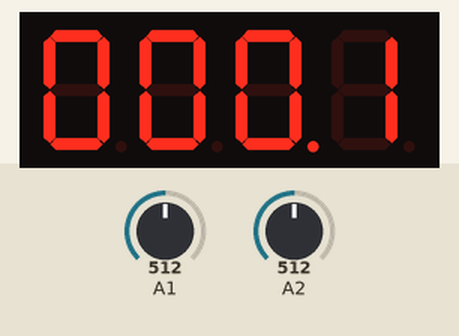
This sketch was run on a simulated Arduino Uno, built with avr-gcc and run on an emulated ATmega328P. Shown: 4-digit seven-segment display. Wiring (inferred from the names in the program): 4-digit 7-segment display, segments lit when HIGH: segments pin 3, pin 7, pin 10, pin 12, pin 13, pin 4, pin 9, pin 11; digit selects pin 2, pin 5, pin 6, pin 8. The test bench sets the inputs (shaded band); at power-on: A1 = 512, A2 = 512. The segment pins are drawn as the display they are named for.

Above: at 0.17 s.
At 4.78 s:
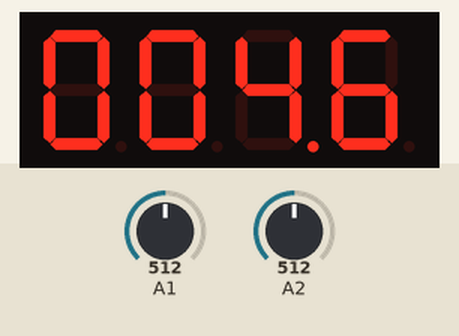
At 10.22 s:
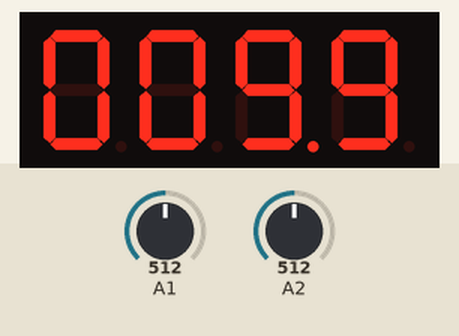
At 19.86 s:
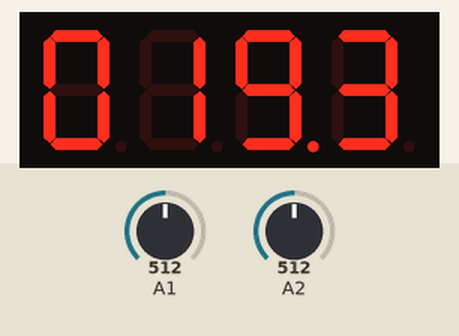
At 29.4 s:
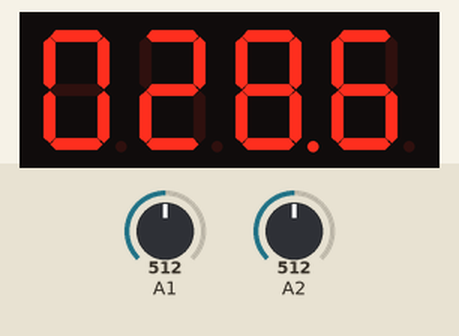
At 39.66 s:
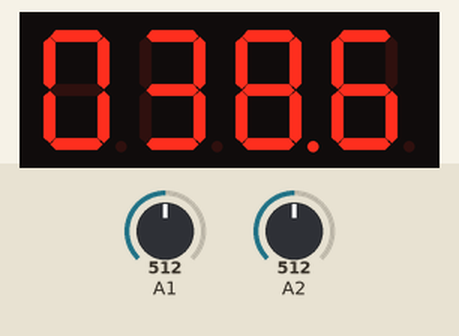

The sketch:

Time_Mode.ino
```cpp
unsigned long times;
long timing = 0;

int pinA = 3;
int pinB = 7;
int pinC = 10;
int pinD = 12;
int pinE = 13;
int pinF = 4;
int pinG = 9;
int pinDP = 11;

int D1 = 2;
int D2 = 5;
int D3 = 6;
int D4 = 8;

int amounttoadd = 1;

int delaytime = 5;

int buttonState = 0;
int buttonPressed = 0;

int buttonState2 = 0;
int buttonPressed2 = 0;

int i = 0;
int j = 0;
int k = 0;
int l = 0;
void setup() {
  Serial.begin(9600);
  pinMode(pinA, OUTPUT);
  pinMode(pinB, OUTPUT);
  pinMode(pinC, OUTPUT);
  pinMode(pinD, OUTPUT);
  pinMode(pinE, OUTPUT);
  pinMode(pinF, OUTPUT);
  pinMode(pinG, OUTPUT);
  pinMode(D1, OUTPUT);
  pinMode(D2, OUTPUT);
  pinMode(D3, OUTPUT);
  pinMode(D4, OUTPUT);
  pinMode(pinDP, OUTPUT);

}
void loop() {
        buttonPressed = analogRead(A1);
        buttonPressed2 = analogRead(A2);
        //Serial.println(buttonPressed);
        //Serial.println(buttonPressed2);
        times = millis();
        times = times;
        digitalWrite(D1, LOW);
        digitalWrite(D2, HIGH);
        digitalWrite(D3, HIGH);
        digitalWrite(D4, HIGH);
        digitalWrite(pinDP, LOW);
        picking(i);
        delay(delaytime);
        digitalWrite(D1, HIGH);
        digitalWrite(D2, LOW);
        digitalWrite(D3, HIGH);
        digitalWrite(D4, HIGH);
        digitalWrite(pinDP, LOW);
        picking(j);
        delay(delaytime);
        digitalWrite(D1, HIGH);
        digitalWrite(D2, HIGH);
        digitalWrite(D3, LOW);
        digitalWrite(D4, HIGH);
        digitalWrite(pinDP, HIGH);
        picking(k);
        delay(delaytime);
        digitalWrite(D1, HIGH);
        digitalWrite(D2, HIGH);
        digitalWrite(D3, HIGH);
        digitalWrite(D4, LOW);
        digitalWrite(pinDP, LOW);
        picking(l);
        delay(delaytime);

      if(times > timing){
        timing = times + 100;
        l += amounttoadd;
      }
        if(l > 9){
          l = 0;
          k +=  1;
        }
        if(k > 9){
          k = 0;
          j +=  1;
        }
        if(j > 9){
          j = 0;
          i +=  1;
        }
        if(i > 9){
          i = 0;
        }

        if(buttonPressed == 0){
          buttonState = 1;
        }
        if(buttonState == 1){
          if(buttonPressed > 10){
            i = 0;
            j = 0;
            k = 0;
            l = 0;
            buttonState = 0;
          }
        }

        if(buttonPressed2 == 0){
          buttonState2 = 1;
        }
        if(buttonState2 == 1){
          if(buttonPressed2 > 100){
            if(amounttoadd == 1){
            amounttoadd = 0;
            Serial.println("set too 0");
            Serial.println(amounttoadd);
            }
            else if(amounttoadd == 0){
            amounttoadd = 1;
            Serial.println(amounttoadd);
            Serial.println("set too 1");
            }
            buttonState2 = 0;
          }
        }
     }
void picking(int i) {
  if(i == 0){
      clearthem();
      zero();
    }
  if(i == 1){
      clearthem();
      one();
    }
  if(i == 2){
      clearthem();
      two();
    }
  if(i == 3){
      clearthem();
      three();
    }
  if(i == 4){
      clearthem();
      four();
    }
  if(i == 5){
      clearthem();
      five();
    }
  if(i == 6){
      clearthem();
      six();
    }
  if(i == 7){
      clearthem();
      seven();
    }
   if(i == 8){
      clearthem();
      eight();
    }
   if(i == 9){
      clearthem();
      nine();
    }
  }
void clearthem() {
  digitalWrite(pinA, LOW);
  digitalWrite(pinF, LOW);
  digitalWrite(pinB, LOW);
  digitalWrite(pinE, LOW);
  digitalWrite(pinD, LOW);
  digitalWrite(pinC, LOW);
  digitalWrite(pinG, LOW);
}

void zero() {
  digitalWrite(pinA, HIGH);
  digitalWrite(pinF, HIGH);
  digitalWrite(pinB, HIGH);
  digitalWrite(pinE, HIGH);
  digitalWrite(pinD, HIGH);
  digitalWrite(pinC, HIGH);
  }
void one() {
  digitalWrite(pinB, HIGH);
  digitalWrite(pinC, HIGH);
  }
void two() {
    digitalWrite(pinA, HIGH);
    digitalWrite(pinB, HIGH);
    digitalWrite(pinG, HIGH);
    digitalWrite(pinE, HIGH);
    digitalWrite(pinD, HIGH);
  }
void three() {
  digitalWrite(pinA, HIGH);
  digitalWrite(pinB, HIGH);
  digitalWrite(pinG, HIGH);
  digitalWrite(pinC, HIGH);
  digitalWrite(pinD, HIGH);
  }
void four() {
  digitalWrite(pinF, HIGH);
  digitalWrite(pinG, HIGH);
  digitalWrite(pinB, HIGH);
  digitalWrite(pinC, HIGH);
  }
void five() {
  digitalWrite(pinA, HIGH);
  digitalWrite(pinF, HIGH);
  digitalWrite(pinG, HIGH);
  digitalWrite(pinC, HIGH);
  digitalWrite(pinD, HIGH);
  }
void six() {
  digitalWrite(pinA, HIGH);
  digitalWrite(pinF, HIGH);
  digitalWrite(pinG, HIGH);
  digitalWrite(pinC, HIGH);
  digitalWrite(pinD, HIGH);
  digitalWrite(pinE, HIGH);
  }

void seven() {
  digitalWrite(pinA, HIGH);
  digitalWrite(pinF, HIGH);
  digitalWrite(pinB, HIGH);
  digitalWrite(pinC, HIGH);
  }
void eight() {
  digitalWrite(pinA, HIGH);
  digitalWrite(pinF, HIGH);
  digitalWrite(pinB, HIGH);
  digitalWrite(pinE, HIGH);
  digitalWrite(pinD, HIGH);
  digitalWrite(pinC, HIGH);
  digitalWrite(pinG, HIGH);
  }
void nine() {
  digitalWrite(pinA, HIGH);
  digitalWrite(pinF, HIGH);
  digitalWrite(pinB, HIGH);
  digitalWrite(pinD, HIGH);
  digitalWrite(pinC, HIGH);
  digitalWrite(pinG, HIGH);
  }
```
